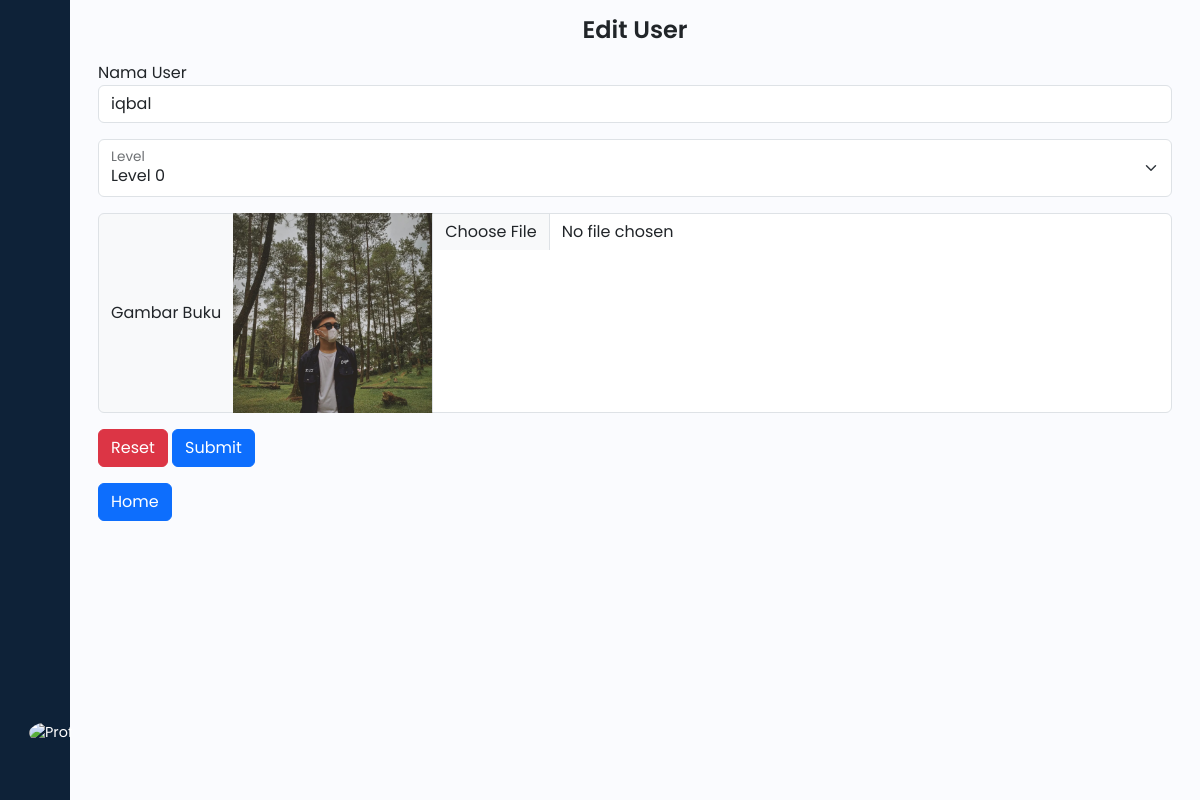
Page /view/admin/user/editUser.php?id=2 (signed in) on the committed database.
### tables this page shows
CREATE TABLE `user` (
  `id` int(11) NOT NULL,
  `nama` varchar(255) NOT NULL,
  `username` varchar(255) NOT NULL,
  `password` varchar(255) NOT NULL,
  `gambar` blob NOT NULL,
  `level` int(11) NOT NULL
);

### Controller/database.php (called while the page is built, shortened)
<?php
class Database{
    private $pdo;
    function __construct(){
        try {
            $dsn = 'mysql:host='.DB_HOST.';dbname='.DB_NAME;
            $this->pdo = new PDO($dsn, DB_USER, DB_PASS);
            $this->pdo->setAttribute(PDO::ATTR_ERRMODE, PDO::ERRMODE_EXCEPTION);
        } catch(PDOException $e) {
            echo 'Connection failed: ' . $e->getMessage();
        }
    }
    function select($table, $condition = null){
        $sql = "SELECT * FROM $table";
        if ($condition) {
            $sql .= " $condition";
        }
        $query = $this->pdo->prepare($sql);
        $query->execute();
        return $query->fetchAll(PDO::FETCH_ASSOC);
}
}

### Model/User.php (called while the page is built, shortened)
<?php
require_once "../../../Controller/database.php";
class User{
    private $table="user";
    private $db;
    function __construct(){
        $this->db = new Database();
    }
    function readData($condition = null){
        return $this->db->select($this->table, $condition);
    }
}
?>

### view/admin/user/editUser.php (the view, shortened to what this page needs)
<?php
require_once '../../../Model/User.php';
$user = new User();
$id = $_GET['id'];
$row = $user->readData("WHERE id = $id");
?>
<!DOCTYPE html>
<html lang="en">
<head>
  <?php require_once __DIR__.'/../layouts/header.php'; ?>
</head>
<body>
<?php require_once __DIR__.'/../layouts/sidebar.php'; ?>
    <div class="main p-3">
        <h1 class="text-center">Edit User</h1>
        <div class="container mt-3">
            <form class="form" method="POST" action="" enctype="multipart/form-data">
                <div class="form-group mb-3">
                    <label for="nama">Nama User</label>
                    <div>
                    <input name="nama" value="<?= $row[0]['nama']; ?>" class="form-control" id="nama" type="text" placeholder="Ketikan Nama User...">
                    </div>
                </div>
                <div class="form-group mb-3">
                    <div class="form-floating">
                        <select class="form-select" name="level" id="level">
                            <option value="0" <?php if ($row[0]['level'] == '0' || '0') echo 'selected'; ?>>Level 0</option>
                        </select>
                    <label for="judul">Level</label>
                    </div>
                </div>
                <div class="form-group mb-3">
                <div>
                    <div class="input-group mb-3">
                        <label class="input-group-text" for="gambar">Gambar Buku</label>
                        <?php if (!empty($row[0]['gambar'])): ?>
                            <img src="../../../assets/photo/<?php echo $row[0]['gambar']; ?>" alt="Gambar Baju" style="max-width: 200px;">
                        <?php endif; ?>
                        <input type="file" class="form-control" id="gambarInput" name="gambar" accept="image/*">
                        </div>
                    </div>
                </div>
                <div class="tright">
                    <button id="resetButton" class="movebtn btn btn-danger" type="Reset"><i class="fa fa-fw fa-refresh"></i> Reset </button>
                    <button class="movebtn btn btn-primary" type="Submit" name="submit">Submit <i class="fa fa-fw fa-paper-plane"></i></button>
                </div>
            </form>
            <a href="/Perpustakaan/view/admin/buku/dataBuku.php" type="button" class="btn btn-primary mt-3">Home</a>
        </div>
      </div>
    </div>
</body>
</html>

### assets/css/style.css (style rules this page uses)
a { text-decoration: none; }
h1 { font-weight: 600; font-size: 1.5rem; }
body { font-family: 'Poppins', sans-serif; }
.main { min-height: 100vh; width: 100%; overflow: hidden; transition: all 0.35s ease-in-out; background-color: #fafbfe; }

### rows in the picture
user: nama "iqbal", level "Level 0", gambar (picture)
